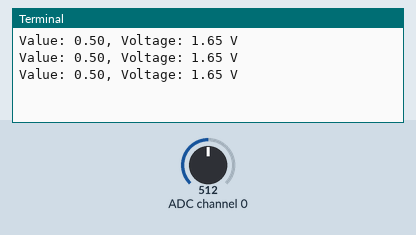
A program run on a simulated Raspberry Pi (BCM pin numbers). On the bench: the last lines printed to the terminal. Inputs (shaded band) come from the test bench; at power-on: ADC channel 0 = 512 (analog values on the 0–1023 scale).

Above: at 1.2 s.
1.3 s: ADC channel 0 set to 716
At 1.9 s:
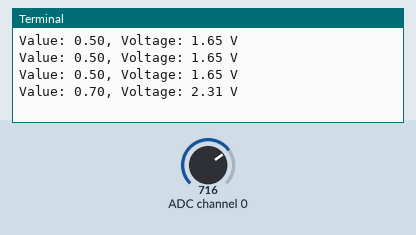
2.8 s: ADC channel 0 set to 900
At 3.4 s:
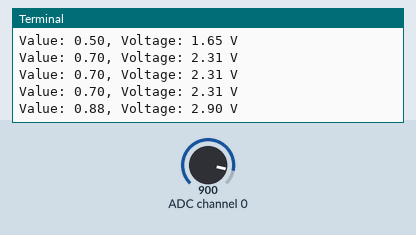
Timing chart, 0 to 5.8 s (numbered marks = the images above; inputs shaded):
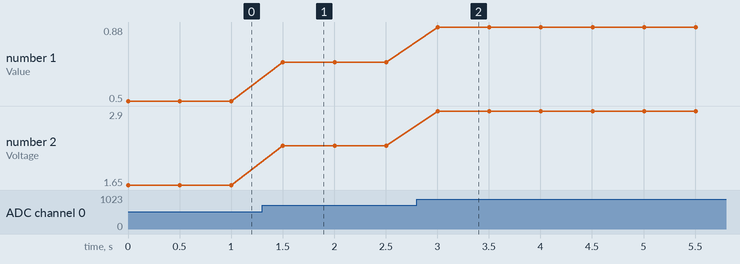

Measured:
- after the input at 1.3 s, the terminal: prints a new line after 0.20 s (image 1)
- after the input at 2.8 s, the terminal: prints a new line after 0.20 s (image 2)
- plotted number 1: 0.5 → 0.7 after the input at 1.3 s, 0.7 → 0.88 after the input at 2.8 s
- plotted number 2: 1.65 → 2.31 after the input at 1.3 s, 2.31 → 2.9 after the input at 2.8 s

The program:

potentiometer_mcp3008.py
```python
"""
Script Name: potentiometer_mcp3008.py

Description:
This script uses the gpiozero library to read analog input from an MCP3008 ADC chip
connected to a Raspberry Pi. Specifically, it reads input from a potentiometer connected
to channel 0 of the MCP3008. The script displays the normalized value (between 0 and 1)
and the corresponding voltage in the terminal. A delay is added to control the update frequency.

Features:
- Reads normalized analog values from MCP3008.
- Converts the value to a voltage based on the MCP3008's reference voltage.
- Displays the readings in a human-readable format.
- Includes graceful termination using KeyboardInterrupt.

Connections:
- MCP3008's SPI pins should be connected to the Raspberry Pi as follows:
  - CLK: GPIO 11
  - MOSI: GPIO 10
  - MISO: GPIO 9
  - CS: GPIO 8

Usage:
Run the script using Python. Ensure the MCP3008 and potentiometer are correctly wired,
and SPI is enabled on the Raspberry Pi.

Note:
Ensure that the voltage changes match the value changes.
If they do not match, verify that the SPI permission setup is correctly configured on your Raspberry Pi.

Example:
python3 potentiometer_mcp3008.py

Dependencies:
- gpiozero
- time
"""

from gpiozero import (
    MCP3008,
)  # Import the MCP3008 class from gpiozero for handling analog input.
from time import sleep  # Import sleep to add a delay in the program.


def main():
    pot = MCP3008(
        channel=0, clock_pin=11, mosi_pin=10, miso_pin=9, select_pin=8
    )  # Create an MCP3008 object for the potentiometer connected to channel 0.

    while True:
        value = pot.value
        voltage = pot.voltage
        print(f"Value: {value:.2f}, Voltage: {voltage:.2f} V")
        sleep(0.5)


if __name__ == "__main__":
    try:
        main()
    except KeyboardInterrupt:
        print("Exit program.")
```
